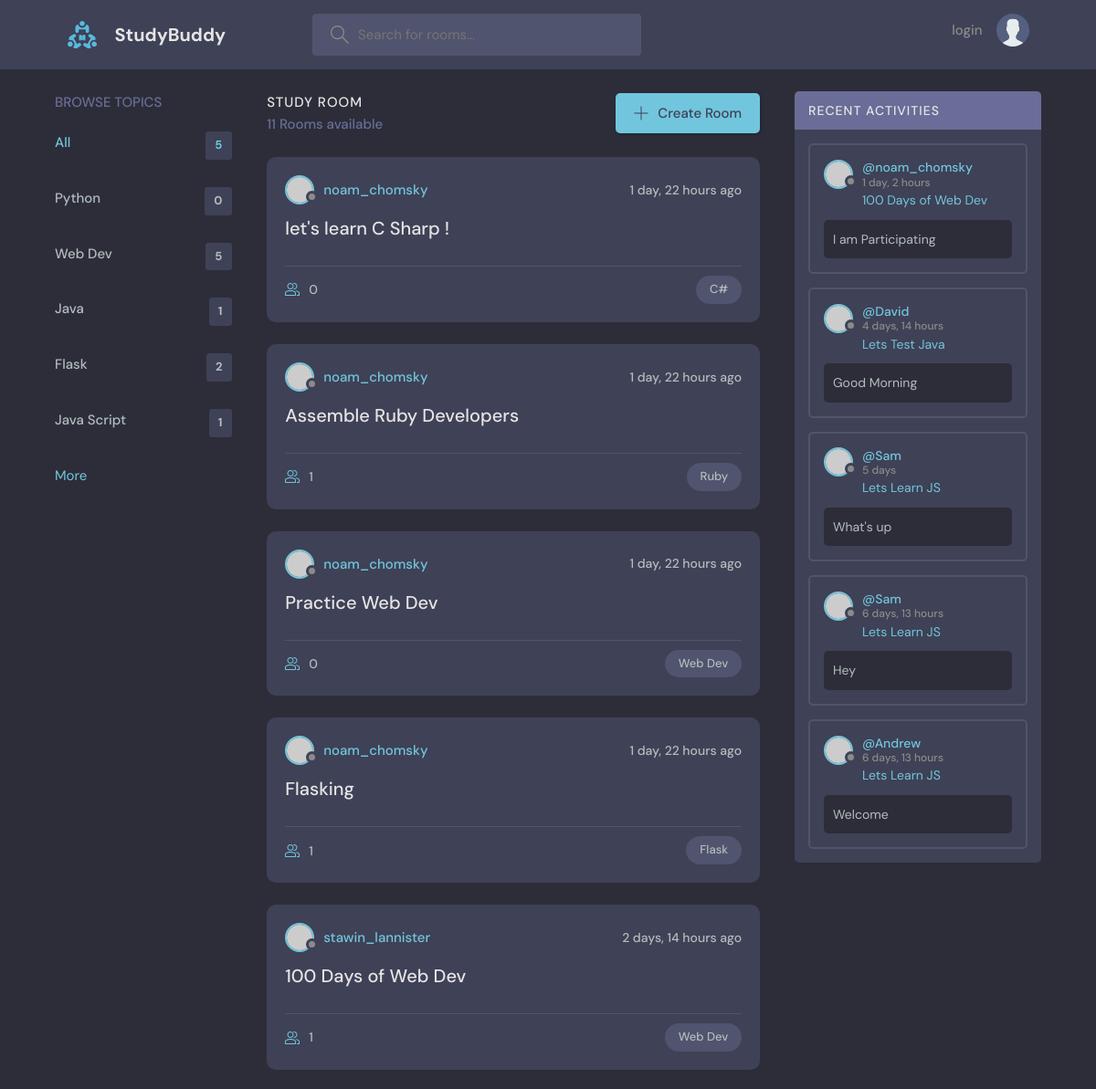
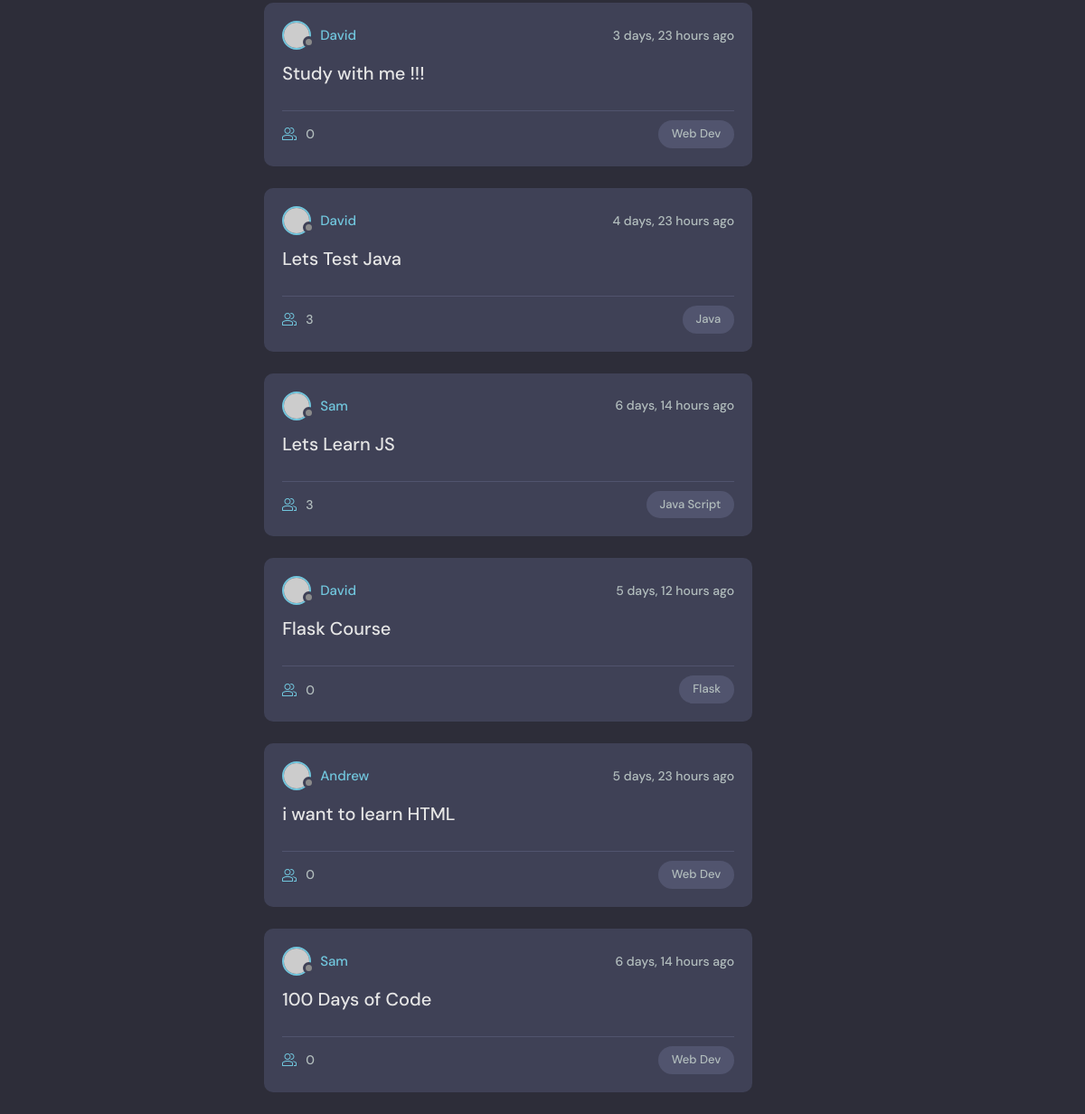
The page / on the database its author committed (2 pictures, top to bottom).
### base/models.py (models this page shows, shortened)
class Topic(models.Model):
    name=models.CharField(max_length=200)

class Room(models.Model):
    host = models.ForeignKey(User,on_delete=models.SET_NULL,null=True)
    topic=models.ForeignKey(Topic,on_delete=models.SET_NULL,null=True) #if topic was placed below Room then we must put Topic under Singles Commas i.e 'Topic',on_delete=models.CASCADE
    name=models.CharField(max_length=200)
    description=models.TextField(null=True,blank=True);
    participants=models.ManyToManyField(User,related_name='participants',blank=True)
    updated =models.DateTimeField(auto_now=True)   #automatic
    created =models.DateTimeField(auto_now_add=True)  #it will only save a value once i.e the time it is created
    class Meta:
        ordering = ['-updated','-created']  # '-' puts the new data field before all the prefilled data
    def __str__(self):
        return self.name

class Message(models.Model):
    user=models.ForeignKey(User,on_delete=models.CASCADE)
    room=models.ForeignKey(Room,on_delete=models.CASCADE)
    body=models.TextField()
    updated=models.DateTimeField(auto_now=True)
    created=models.DateTimeField(auto_now_add=True)
    class Meta:
        ordering = ['-updated','-created']  # '-' puts the new data field before all the prefilled data
    def __str__(self):
        return self.body[0:50]

### base/views.py (the view)
# urls.py: path('',views.home,name="home"),
def home(request):
    q=request.GET.get('q') if request.GET.get('q')!=None else '' #whatever we passed onto the url
    rooms=Room.objects.filter(
        Q(topic__name__contains=q)|
        Q(name__icontains=q)|
        Q(description__icontains=q)
        )
    topics=Topic.objects.all()[0:5]  #to limit the number of topics shown to 5
    room_count=rooms.count()
    room_messages=Message.objects.filter(Q(room__topic__name__icontains=q))
    context={'rooms':rooms,'topics':topics,'room_count':room_count,'room_messages':room_messages}
    return render(request,'base/home.html',context)

### base/templates/base/home.html (shortened to what this page needs)
{% extends 'main.html' %}
{% block content %}
<main class="layout layout--3">
  <div class="container">
    <div>
      {% include 'base/topic_component.html' %}
     </div>
    <div class="roomList">
      <div class="roomList__header">
        <div>
          <h2>Study Room</h2>
          <p>{{room_count}} Rooms available</p>
        </div>
        <a class="btn btn--main" href="{% url 'create-room' %}">
          <svg version="1.1" xmlns="http://www.w3.org/2000/svg" width="32" height="32" viewBox="0 0 32 32">
            <title>add</title>
            <path
              d="M16.943 0.943h-1.885v14.115h-14.115v1.885h14.115v14.115h1.885v-14.115h14.115v-1.885h-14.115v-14.115z">
            </path>
          </svg>
          Create Room
        </a>
      </div>
      {% include 'base/feed_component.html' %}
    </div>
    {% include 'base/activity_component.html'%}
  </div>
</main>
{% endblock content %}

### base/templates/base/topic_component.html
<div class="topics">
    <div class="topics__header">
        <h2>Browse Topics</h2>
    </div>
    <ul class="topics__list">
        <li>
            <a href="{% url 'home' %}" class="active">All<span>{{topics.count}}</span></a>
        </li>
        {% for topic in topics %}
        <li>
            <a href="{% url 'home' %}?q={{topic.name}}">{{topic.name}}<span>{{topic.room_set.all.count}}</span></a>
        </li>
        {% endfor %}
    </ul>
    <a  href="{% url 'topics' %}">More</a>
</div>

### base/templates/base/feed_component.html (shortened to what this page needs)
{% for room in rooms %}
<div style="width:100%" class="roomListRoom">
  <div class="roomListRoom__header">
    <a href="{% url 'user-profile' room.host.id %}" class="roomListRoom__author">
      <div class="avatar avatar--small">
        <img src="https://randomuser.me/api/portraits/women/11.jpg" />
      </div>
      <span>{{room.host.username}}</span>
    </a>
    <div class="roomListRoom__actions">
      <span>{{room.created|timesince}} ago</span>
    </div>
  </div>
  <div class="roomListRoom__content">
    <a href="{% url 'room' room.id %}">{{room.name}}</a>
  </div>
  <div class="roomListRoom__meta">
    <a href="{% url 'room' room.id %}" class="roomListRoom__joined">
     {{room.participants.all.count}}
    </a>
    <p class="roomListRoom__topic">{{room.topic.name}}</p>
  </div>
</div>
{% endfor %}

### base/templates/base/activity_component.html (shortened to what this page needs)
<div class="activities">
  <div class="activities__header">
    <h2>Recent Activities</h2>
  </div>
  {% for message in room_messages %}
  <div class="activities__box">
    <div class="activities__boxHeader roomListRoom__header">
      <a href="{% url 'user-profile' message.user.id%}" class="roomListRoom__author">
        <div class="avatar avatar--small">
          <img src="https://randomuser.me/api/portraits/women/11.jpg" />
        </div>
        <p>
          @{{message.user}}
          <span>{{message.created|timesince}}</span>
        </p>
      </a>
    </div>
    <div class="activities__boxContent">
      <p><a href="{% url 'room' message.room.id %}">{{message.room}}</a></p>
      <div class="activities__boxRoomContent">
        {{message}}
      </div>
    </div>
  </div>
  {% endfor %}
</div>

### rows shown on the page
Topic: name "Python", room_set.all.count "0"
Topic: name "Web Dev", room_set.all.count "5"
Topic: name "Java", room_set.all.count "1"
Topic: name "Flask", room_set.all.count "2"
Topic: name "Java Script", room_set.all.count "1"
Room: host.username "noam_chomsky", created "1 day, 22 hours", name "let's learn C Sharp !", participants.all.count "0", topic.name "C#"
Room: host.username "noam_chomsky", created "1 day, 22 hours", name "Assemble Ruby Developers", participants.all.count "1", topic.name "Ruby"
Room: host.username "noam_chomsky", created "1 day, 22 hours", name "Practice Web Dev", participants.all.count "0", topic.name "Web Dev"
Room: host.username "noam_chomsky", created "1 day, 22 hours", name "Flasking", participants.all.count "1", topic.name "Flask"
Room: host.username "stawin_lannister", created "2 days, 14 hours", name "100 Days of Web Dev", participants.all.count "1", topic.name "Web Dev"
Room: host.username "David", created "3 days, 23 hours", name "Study with me !!!", participants.all.count "0", topic.name "Web Dev"
Room: host.username "David", created "4 days, 23 hours", name "Lets Test Java", participants.all.count "3", topic.name "Java"
Room: host.username "Sam", created "6 days, 14 hours", name "Lets Learn JS", participants.all.count "3", topic.name "Java Script"
Room: host.username "David", created "5 days, 12 hours", name "Flask Course", participants.all.count "0", topic.name "Flask"
Room: host.username "Andrew", created "5 days, 23 hours", name "i want to learn HTML", participants.all.count "0", topic.name "Web Dev"
Room: host.username "Sam", created "6 days, 14 hours", name "100 Days of Code", participants.all.count "0", topic.name "Web Dev"
Message: user "noam_chomsky", created "1 day, 2 hours", room "100 Days of Web Dev", body "I am Participating"
Message: user "David", created "4 days, 14 hours", room "Lets Test Java", body "Good Morning"
Message: user "Sam", created "5 days", room "Lets Learn JS", body "What's up"
Message: user "Sam", created "6 days, 13 hours", room "Lets Learn JS", body "Hey"
Message: user "Andrew", created "6 days, 13 hours", room "Lets Learn JS", body "Welcome"

### other values the page prints
{{ topics.count }} "5"
{{ room_count }} "11"
